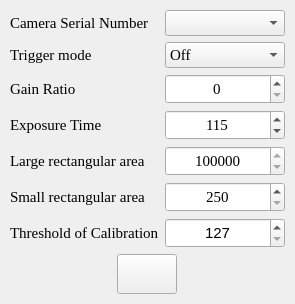
                               <widget class="QFrame" name="frame_13">
                                <property name="minimumSize">
                                 <size>
                                  <width>0</width>
                                  <height>0</height>
                                 </size>
                                </property>
                                <property name="maximumSize">
                                 <size>
                                  <width>16777215</width>
                                  <height>300</height>
                                 </size>
                                </property>
                                <property name="frameShape">
                                 <enum>QFrame::NoFrame</enum>
                                </property>
                                <property name="frameShadow">
                                 <enum>QFrame::Raised</enum>
                                </property>
                                <layout class="QGridLayout" name="gridLayout_6">
                                 <property name="leftMargin">
                                  <number>10</number>
                                 </property>
                                 <property name="topMargin">
                                  <number>10</number>
                                 </property>
                                 <property name="rightMargin">
                                  <number>10</number>
                                 </property>
                                 <property name="bottomMargin">
                                  <number>10</number>
                                 </property>
                                 <item row="6" column="0">
                                  <widget class="QLabel" name="label_12">
                                   <property name="font">
                                    <font>
                                     <family>Times New Roman</family>
                                     <pointsize>11</pointsize>
                                    </font>
                                   </property>
                                   <property name="text">
                                    <string>Large rectangular area</string>
                                   </property>
                                  </widget>
                                 </item>
                                 <item row="2" column="1">
                                  <widget class="QComboBox" name="comboBox_TriggerMode">
                                   <property name="maximumSize">
                                    <size>
                                     <width>120</width>
                                     <height>16777215</height>
                                    </size>
                                   </property>
                                   <property name="font">
                                    <font>
                                     <family>Times New Roman</family>
                                     <pointsize>11</pointsize>
                                    </font>
                                   </property>
                                   <property name="cursor">
                                    <cursorShape>PointingHandCursor</cursorShape>
                                   </property>
                                   <property name="toolTip">
                                    <string>Trigger mode</string>
                                   </property>
                                   <property name="layoutDirection">
                                    <enum>Qt::LeftToRight</enum>
                                   </property>
                                   <property name="autoFillBackground">
                                    <bool>false</bool>
                                   </property>
                                   <property name="editable">
                                    <bool>false</bool>
                                   </property>
                                   <property name="iconSize">
                                    <size>
                                     <width>18</width>
                                     <height>18</height>
                                    </size>
                                   </property>
                                   <property name="frame">
                                    <bool>true</bool>
                                   </property>
                                   <item>
                                    <property name="text">
                                     <string>Off</string>
                                    </property>
                                   </item>
                                   <item>
                                    <property name="text">
                                     <string>On</string>
                                    </property>
                                   </item>
                                  </widget>
                                 </item>
                                 <item row="8" column="1">
                                  <widget class="QSpinBox" name="threshold_calib_box">
                                   <property name="minimumSize">
                                    <size>
                                     <width>0</width>
                                     <height>30</height>
                                    </size>
                                   </property>
                                   <property name="maximumSize">
                                    <size>
                                     <width>120</width>
                                     <height>30</height>
                                    </size>
                                   </property>
                                   <property name="font">
                                    <font>
                                     <pointsize>11</pointsize>
                                    </font>
                                   </property>
                                   <property name="cursor">
                                    <cursorShape>IBeamCursor</cursorShape>
                                   </property>
                                   <property name="alignment">
                                    <set>Qt::AlignCenter</set>
                                   </property>
                                   <property name="minimum">
                                    <number>127</number>
                                   </property>
                                   <property name="maximum">
                                    <number>255</number>
                                   </property>
                                  </widget>
                                 </item>
                                 <item row="8" column="0">
                                  <widget class="QLabel" name="label_16">
                                   <property name="font">
                                    <font>
                                     <family>Times New Roman</family>
                                     <pointsize>11</pointsize>
                                    </font>
                                   </property>
                                   <property name="text">
                                    <string>Threshold of Calibration</string>
                                   </property>
                                  </widget>
                                 </item>
                                 <item row="3" column="0">
                                  <widget class="QLabel" name="Gain_ratio">
                                   <property name="font">
                                    <font>
                                     <family>Times New Roman</family>
                                     <pointsize>11</pointsize>
                                    </font>
                                   </property>
                                   <property name="text">
                                    <string>Gain Ratio</string>
                                   </property>
                                  </widget>
                                 </item>
                                 <item row="5" column="1">
                                  <widget class="QSpinBox" name="exposure_time">
                                   <property name="minimumSize">
                                    <size>
                                     <width>0</width>
                                     <height>30</height>
                                    </size>
                                   </property>
                                   <property name="maximumSize">
                                    <size>
                                     <width>120</width>
                                     <height>30</height>
                                    </size>
                                   </property>
                                   <property name="font">
                                    <font>
                                     <family>Times New Roman</family>
                                     <pointsize>11</pointsize>
                                    </font>
                                   </property>
                                   <property name="cursor">
                                    <cursorShape>IBeamCursor</cursorShape>
                                   </property>
                                   <property name="toolTip">
                                    <string>Exposure Time</string>
                                   </property>
                                   <property name="locale">
                                    <locale language="English" country="UnitedStates"/>
                                   </property>
                                   <property name="alignment">
                                    <set>Qt::AlignCenter</set>
                                   </property>
                                   <property name="minimum">
                                    <number>10</number>
                                   </property>
                                   <property name="maximum">
                                    <number>90000</number>
                                   </property>
                                   <property name="singleStep">
                                    <number>1</number>
                                   </property>
                                   <property name="value">
                                    <number>115</number>
                                   </property>
                                   <property name="displayIntegerBase">
                                    <number>10</number>
                                   </property>
                                  </widget>
                                 </item>
                                 <item row="2" column="0">
                                  <widget class="QLabel" name="label_15">
                                   <property name="font">
                                    <font>
                                     <family>Times New Roman</family>
                                     <pointsize>11</pointsize>
                                    </font>
                                   </property>
                                   <property name="text">
                                    <string>Trigger mode</string>
                                   </property>
                                  </widget>
                                 </item>
                                 <item row="7" column="0">
                                  <widget class="QLabel" name="label_13">
                                   <property name="font">
                                    <font>
                                     <family>Times New Roman</family>
                                     <pointsize>11</pointsize>
                                    </font>
                                   </property>
                                   <property name="text">
                                    <string>Small rectangular area</string>
                                   </property>
                                  </widget>
                                 </item>
                                 <item row="3" column="1">
                                  <widget class="QSpinBox" name="Gain_ratio_2">
                                   <property name="minimumSize">
                                    <size>
                                     <width>0</width>
                                     <height>30</height>
                                    </size>
                                   </property>
                                   <property name="maximumSize">
                                    <size>
                                     <width>120</width>
                                     <height>30</height>
                                    </size>
                                   </property>
                                   <property name="font">
                                    <font>
                                     <family>Times New Roman</family>
                                     <pointsize>11</pointsize>
                                    </font>
                                   </property>
                                   <property name="cursor">
                                    <cursorShape>IBeamCursor</cursorShape>
                                   </property>
                                   <property name="toolTip">
                                    <string>Gain Ratio</string>
                                   </property>
                                   <property name="locale">
                                    <locale language="English" country="UnitedStates"/>
                                   </property>
                                   <property name="alignment">
                                    <set>Qt::AlignCenter</set>
                                   </property>
                                   <property name="minimum">
                                    <number>0</number>
                                   </property>
                                   <property name="maximum">
                                    <number>30</number>
                                   </property>
                                   <property name="singleStep">
                                    <number>2</number>
                                   </property>
                                   <property name="value">
                                    <number>0</number>
                                   </property>
                                  </widget>
                                 </item>
                                 <item row="0" column="0">
                                  <widget class="QLabel" name="label_9">
                                   <property name="font">
                                    <font>
                                     <family>Times New Roman</family>
                                     <pointsize>11</pointsize>
                                    </font>
                                   </property>
                                   <property name="text">
                                    <string>Camera Serial Number</string>
                                   </property>
                                  </widget>
                                 </item>
                                 <item row="5" column="0">
                                  <widget class="QLabel" name="Exposure_time">
                                   <property name="font">
                                    <font>
                                     <family>Times New Roman</family>
                                     <pointsize>11</pointsize>
                                    </font>
                                   </property>
                                   <property name="text">
                                    <string>Exposure Time</string>
                                   </property>
                                  </widget>
                                 </item>
                                 <item row="6" column="1">
                                  <widget class="QSpinBox" name="large_area_box">
                                   <property name="minimumSize">
                                    <size>
                                     <width>0</width>
                                     <height>30</height>
                                    </size>
                                   </property>
                                   <property name="font">
                                    <font>
                                     <family>Times New Roman</family>
                                     <pointsize>11</pointsize>
                                    </font>
                                   </property>
                                   <property name="cursor">
                                    <cursorShape>IBeamCursor</cursorShape>
                                   </property>
                                   <property name="alignment">
                                    <set>Qt::AlignCenter</set>
                                   </property>
                                   <property name="minimum">
                                    <number>175000</number>
                                   </property>
                                   <property name="maximum">
                                    <number>1000000</number>
                                   </property>
                                  </widget>
                                 </item>
                                 <item row="0" column="1">
                                  <widget class="QComboBox" name="comboBox_SerialNumber">
                                   <property name="minimumSize">
                                    <size>
                                     <width>120</width>
                                     <height>0</height>
                                    </size>
                                   </property>
                                   <property name="maximumSize">
                                    <size>
                                     <width>120</width>
                                     <height>16777215</height>
                                    </size>
                                   </property>
                                   <property name="font">
                                    <font>
                                     <family>Times New Roman</family>
                                     <pointsize>11</pointsize>
                                    </font>
                                   </property>
                                   <property name="currentIndex">
                                    <number>-1</number>
                                   </property>
                                   <property name="iconSize">
                                    <size>
                                     <width>18</width>
                                     <height>18</height>
                                    </size>
                                   </property>
                                  </widget>
                                 </item>
                                 <item row="7" column="1">
                                  <widget class="QSpinBox" name="small_area_box">
                                   <property name="minimumSize">
                                    <size>
                                     <width>0</width>
                                     <height>30</height>
                                    </size>
                                   </property>
                                   <property name="maximumSize">
                                    <size>
                                     <width>120</width>
                                     <height>30</height>
                                    </size>
                                   </property>
                                   <property name="font">
                                    <font>
                                     <family>Times New Roman</family>
                                     <pointsize>11</pointsize>
                                    </font>
                                   </property>
                                   <property name="cursor">
                                    <cursorShape>IBeamCursor</cursorShape>
                                   </property>
                                   <property name="alignment">
                                    <set>Qt::AlignCenter</set>
                                   </property>
                                   <property name="minimum">
                                    <number>250</number>
                                   </property>
                                   <property name="maximum">
                                    <number>10000</number>
                                   </property>
                                  </widget>
                                 </item>
                                 <item row="9" column="0" colspan="2">
                                  <layout class="QHBoxLayout" name="horizontalLayout_46">
                                   <item>
                                    <widget class="QPushButton" name="apply_btn_cam_setting">
                                     <property name="enabled">
                                      <bool>true</bool>
                                     </property>
                                     <property name="minimumSize">
                                      <size>
                                       <width>50</width>
                                       <height>40</height>
                                      </size>
                                     </property>
                                     <property name="maximumSize">
                                      <size>
                                       <width>60</width>
                                       <height>16777215</height>
                                      </size>
                                     </property>
                                     <property name="font">
                                      <font>
                                       <family>Times New Roman</family>
                                       <pointsize>8</pointsize>
                                       <weight>75</weight>
                                       <bold>true</bold>
                                      </font>
                                     </property>
                                     <property name="cursor">
                                      <cursorShape>PointingHandCursor</cursorShape>
                                     </property>
                                     <property name="toolTip">
                                      <string>Apply</string>
                                     </property>
                                     <property name="styleSheet">
                                      <string notr="true"/>
                                     </property>
                                     <property name="text">
                                      <string/>
                                     </property>
                                     <property name="icon">
                                      <iconset>
                                       <normaloff>Icons/okk (1).png</normaloff>Icons/okk (1).png</iconset>
                                     </property>
                                     <property name="iconSize">
                                      <size>
                                       <width>25</width>
                                       <height>25</height>
                                      </size>
                                     </property>
                                     <property name="autoRepeatInterval">
                                      <number>100</number>
                                     </property>
                                    </widget>
                                   </item>
                                  </layout>
                                 </item>
                                </layout>
                               </widget>
